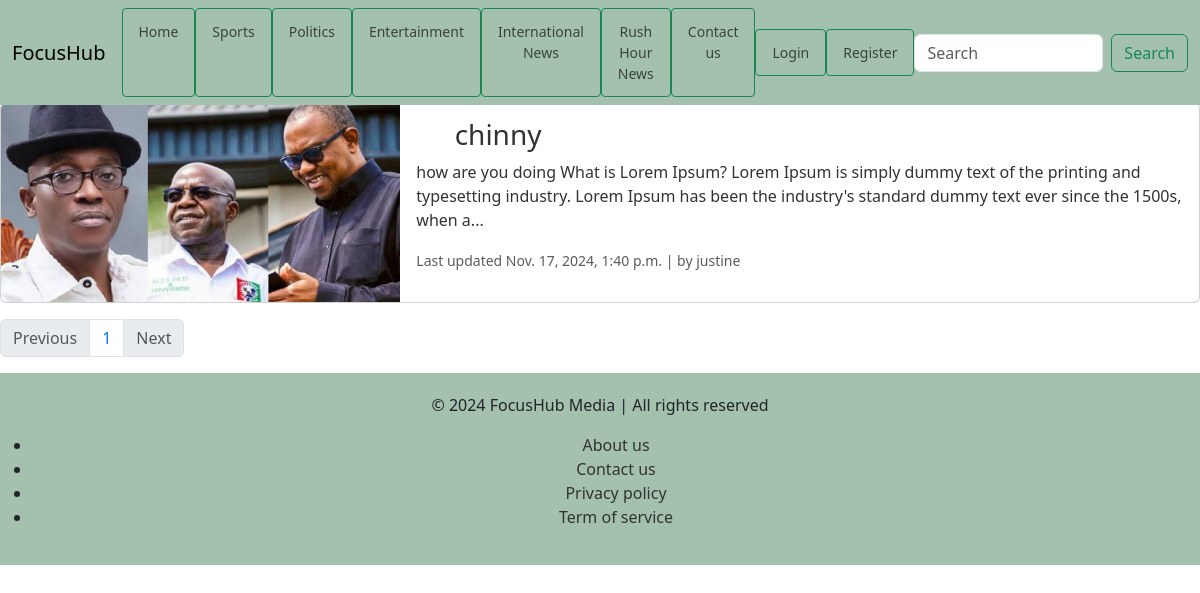
The app's page /category/Sports/ with its own data.
### Maxiapp/models.py (models this page shows, shortened)
class Post(models.Model):
    title = models.CharField(max_length=200)
    slug = models.SlugField(unique=True, blank=True, null=True)
    image = models.ImageField(upload_to='image')
    image2 = models.ImageField(upload_to='image', blank=True, null=True)
    image3 = models.ImageField(upload_to='image', blank=True, null=True)
    videos = models.FileField(upload_to='videos', blank=True, null=True)
    link = models.URLField(blank=True, null=True)
    body = models.TextField()
    date_created = models.DateTimeField(auto_now_add=True)
    last_modified = models.DateTimeField(auto_now=True)
    views = models.PositiveIntegerField(default=0)
    categories = models.ManyToManyField(Category, related_name='posts')
    updated_by = models.CharField(max_length=100)

### Maxiapp/views.py (the view)
# urls.py: path("category/<str:category_name>/", views.blog_category, name="category"),
def blog_category(request, category_name):
    category = get_object_or_404(Category, name=category_name)
    category_post = Post.objects.filter(categories=category).order_by("-date_created")
    paginator = Paginator(category_post, 15)
    category_number = request.GET.get('page')
    posts = paginator.get_page(category_number)
    context = {
        "category": category.name,
        "posts": posts,
    }
    return render(request, "blog/category.html", context)

### Maxiapp/templates/blog/category.html (shortened to what this page needs)
{% extends "base.html" %}
{% load static %}
{% block content %}
<h3> Related Posts</h3>
{% for post in posts %}
<div class="card mb-3" style="max-width: 400%; ">
  <div class="row g-0">
    <div class="col-md-4">
         {% if post.image %}
<img src="{{ post.image.url }}" class="img-fluid rounded-start" alt="{{ post.title }}">
{% else %}
<p>NO image</p>
{% endif %}
    </div>
    <div class="col-md-8">
      <div class="card-body category-search">
        <h3 class="card-title"><a href="{% url 'details' post.pk %}">{{ post.title }}</a></h3>
        <p class="card-text">{{ post.body| slice:":200" }}...</p>
        <p class="card-text"><small class="text-body-secondary">Last updated {{ post.date_created }} | by {{ post.updated_by }}</small></p>
      </div>
    </div>
  </div>
</div>
{% empty %}
<p>No post available in this category.</p>
{% endfor %}
<nav aria-label="...">
    <ul class="pagination">
        {% if posts.has_previous %}
        <li class="page-item">
            <a class="page-link" href="?page=1">First</a>
        </li>
        <li class="page-item"><a class="page-link" href="?page={{ posts.previous_page_number }}">Previous</a></li>
        {% else %}
        <li class="page-item disabled">
            <span class="page-link">Previous</span>
        </li>
        {% endif %}
        {% for num in posts.paginator.page_range %}
        <li class="page-item" {% if posts.number == num %} active {% endif %}><a class="page-link"
                                                                                href="?page={{ num }}">{{ num }}</a>
        </li>
        {% endfor %}
        {% if post.has_next %}
        <li class="page-item">
            <a class="page-link" href="?page=={{ posts.next_page_number }}">Next</a>
        </li>
        <li class="page-item">
            <a href="?page=={{ posts.paginator.num_pages }}" class="page-link">Last</a>
        </li>
        {% else %}
        <li class="page-item disabled">
            <span class="page-link">Next</span>
        </li>
        {% endif %}
    </ul>
</nav>
{% endblock content %}

### static/styles/styles.css (style rules this page uses)
h3, h1 { color: #a3c1ad; }
.card-body a { text-decoration: none; color: #0000ff; }
.card-body p { color: #323232; }
.category-search h3 a { text-decoration: none; color: #323232; height: auto; margin: 0; padding: 5%; width: 100%; }

### records on screen
Post: image (picture), title "chinny", body "how are you doing What is Lorem Ipsum? Lorem Ipsum is simply dummy text of the printing and typesetting industry. Lorem Ipsum has been the industry's standard dummy text ever since the 1500s, when a", date_created "Nov. 17, 2024, 1:40 p.m.", updated_by "justine"

### other values on screen
{{ num }} "1"
